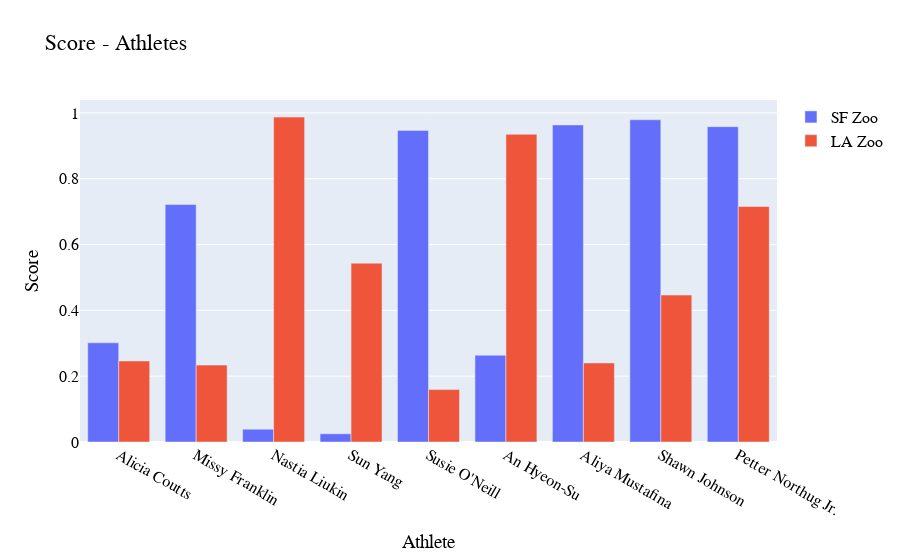

Notebook source saved alongside this figure:
### Code cell
import plotly.graph_objects as go
animals=['giraffes', 'orangutans', 'monkeys']

fig = go.Figure(data=[
    go.Bar(name='SF Zoo', x=scores_view["Athlete"], y=scores_view["score"]),
    go.Bar(name='LA Zoo', x=scores_view["Athlete"], y=scores_view["new_score"])
])
# Change the bar mode
fig.update_layout(barmode='group', title="Score - Athletes", xaxis_title="Athlete", yaxis_title="Score",  font=dict(
        family="Arial",
        size=16,
        color="Black"
    ))
fig.show()

### Figure 1 — Plotly figure (JSON) as saved in the notebook; plotly's stock layout.template omitted (floating-point values rounded to 4 significant figures)
{"data": [{"name": "SF Zoo", "type": "bar", "x": ["Alicia Coutts", "Missy Franklin", "Nastia Liukin", "Sun Yang", "Susie O'Neill", "An Hyeon-Su", "Aliya Mustafina", "Shawn Johnson", "Petter Northug Jr."], "y": [0.3014, 0.7215, 0.03881, 0.02494, 0.9469, 0.2636, 0.9635, 0.9792, 0.9582]}, {"name": "LA Zoo", "type": "bar", "x": ["Alicia Coutts", "Missy Franklin", "Nastia Liukin", "Sun Yang", "Susie O'Neill", "An Hyeon-Su", "Aliya Mustafina", "Shawn Johnson", "Petter Northug Jr."], "y": [0.2463, 0.2337, 0.9873, 0.5435, 0.1592, 0.9351, 0.2402, 0.4465, 0.7155]}], "layout": {"barmode": "group", "font": {"color": "Black", "family": "Arial", "size": 16}, "title": {"text": "Score - Athletes"}, "xaxis": {"title": {"text": "Athlete"}}, "yaxis": {"title": {"text": "Score"}}}}
